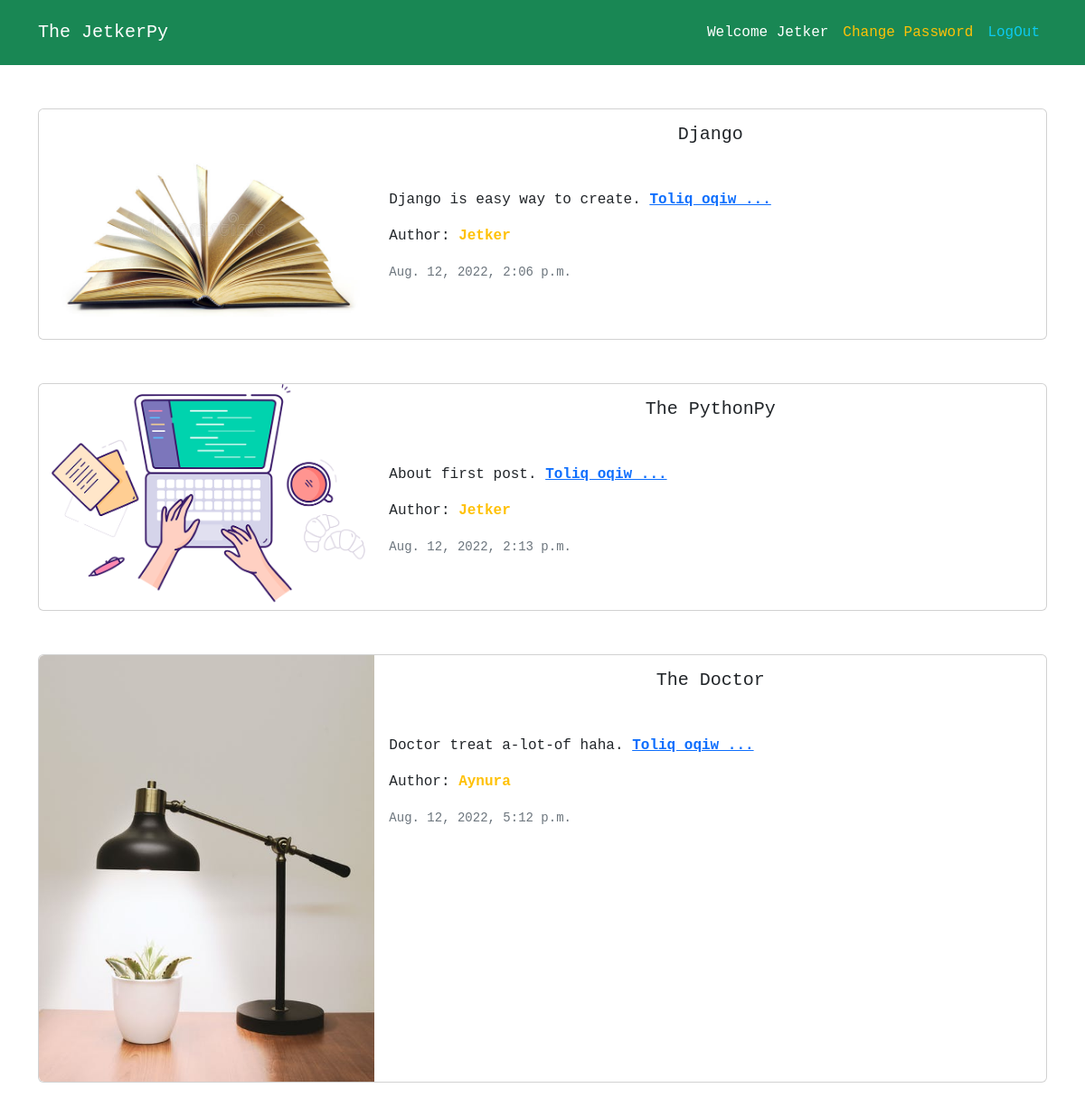
Screenshot of /post/ (signed in) with the database file from the repository.
### accounts/models.py (models this page shows)
class CustomUser(AbstractUser):
    age = models.PositiveIntegerField(null=True, blank=True)

### post/models.py (models this page shows, shortened)
class Post(models.Model):
    title = models.CharField(max_length=200)
    summary = models.CharField(max_length=200, blank=True)
    body = RichTextField(blank = True, null = True)
    photo = models.ImageField(upload_to = 'images/', blank = True)
    date = models.DateTimeField(auto_now_add=True)
    author = models.ForeignKey(
        get_user_model(),
        on_delete=models.CASCADE,
    )

### post/views.py (the view)
# urls.py: path('', PostListView.as_view(), name = 'postlar'),
class PostListView(LoginRequiredMixin,ListView):
    model = Post
    template_name = 'post_list.html'
    context_object_name = 'posts'

### templates/post_list.html
{% extends 'base.html' %}
{% block content %}
    <div class="mt-5">
        {% for post in posts %}
        <div class="card mb-5 "  >
            <div class="row g-0">
              <div class="col-md-4">
                <img src="{{ post.photo.url }}" class="img-fluid rounded-start" alt="{{ post.title }}">
              </div>
              <div class="col-md-8">
                <div class="card-body">
                  <h5 class="card-title font-monospace text-center mb-5">{{ post.title }}</h5>
                  <p class="card-text font-monospace">{{ post.summary }}.
                     <strong><a href="{% url 'detail' post.pk %}">Toliq oqiw ...</a></strong>
                  </p>
                  <p class="font-monospace">Author: <strong class="text-warning">{{ post.author|title }}</strong></p>
                  <p class="card-text font-monospace"><small class="text-muted">{{ post.date }}</small></p>
                </div>
              </div>
            </div>
          </div>
        {% endfor %}
    </div>
{% endblock content %}

### templates/base.html (shortened to what this page needs)
<!doctype html>
<html lang="en">
  <head>
    <link href="https://cdn.jsdelivr.net/npm/bootstrap@5.2.0/dist/css/bootstrap.min.css" rel="stylesheet">
  </head>
  <body>
    <nav class="navbar navbar-expand-lg bg-success p-3">
      <div class="container">
        <a class="navbar-brand display-3 text-white font-monospace" href="{% url 'home' %}">The JetkerPy</a>
        <div class="collapse navbar-collapse flex-grow-0 " id="navbarSupportedContent">
          {% if user.is_authenticated %}
            <ul class="navbar-nav me-auto">
              <li class="nav-item">
                <a class="nav-link active text-white font-monospace" aria-current="page" href="#">Welcome {{ user.username|title }}</a>
              </li>
              <li class="nav-item">
                <a class="nav-link active text-warning font-monospace" aria-current="page" href="{% url 'password_change' %}">Change Password</a>
              </li>
              <li class="nav-item">
                <a class="nav-link text-info font-monospace" href="{% url 'logout' %}">LogOut</a>
              </li>
          {% endif %}
            </ul>
        </div>
      </div>
    </nav>
    <main>
        <div class="container">
            {% block content %}
            {% endblock content %}
        </div>
    </main>
  </body>
</html>

### rows the page displays
CustomUser: username "Jetker"
Post: photo (picture), title "Django", summary "Django is easy way to create", author "Jetker", date "Aug. 12, 2022, 2:06 p.m."
Post: photo (picture), title "The PythonPy", summary "About first post", author "Jetker", date "Aug. 12, 2022, 2:13 p.m."
Post: photo (picture), title "The Doctor", summary "Doctor treat a-lot-of haha", author "Aynura", date "Aug. 12, 2022, 5:12 p.m."
